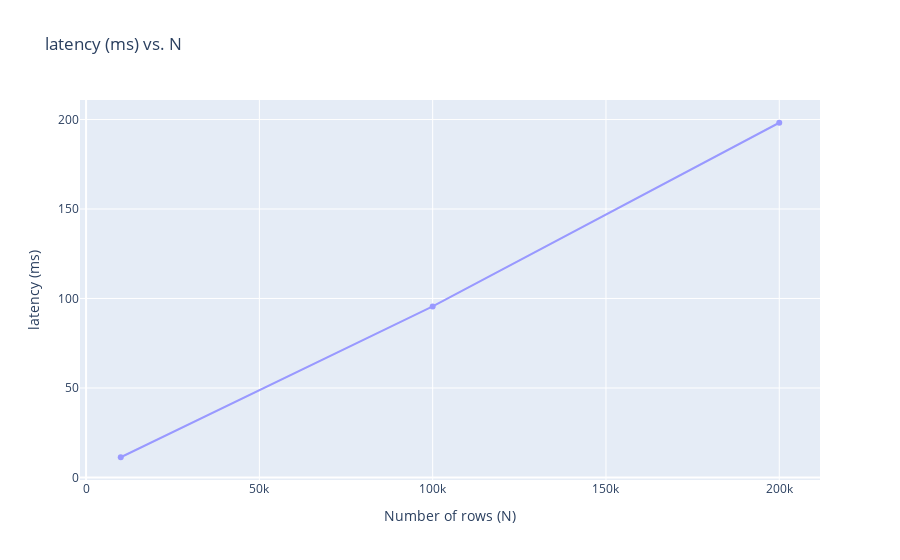
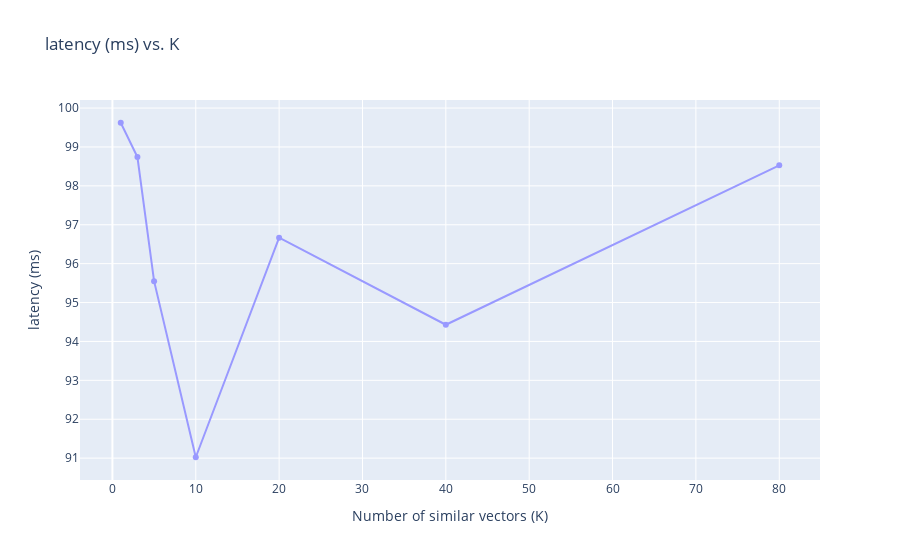
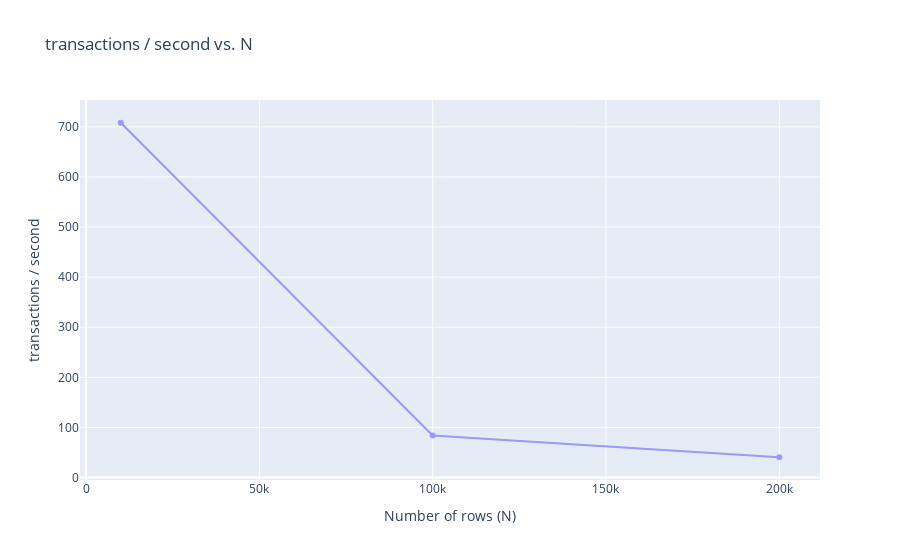
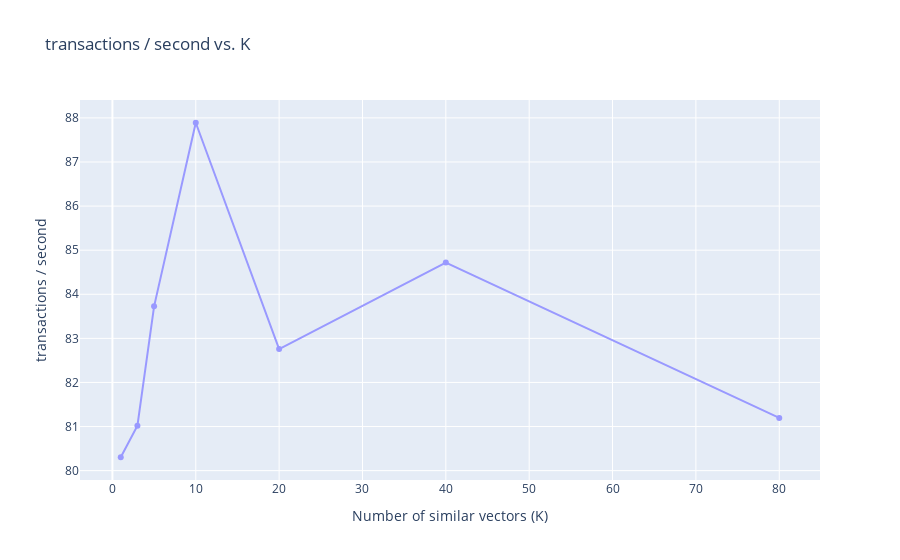

The notebook cell these images were saved under, in order:
### Markdown cell above
# Plot data

### Code cell
from select_experiment import plot_results
plot_results('sift')

### Figure 1 — Plotly figure (JSON) as saved in the notebook; plotly's stock layout.template omitted (floating-point values rounded to 4 significant figures)
{"data": [{"marker": {"color": "rgb(153,153,255)"}, "mode": "lines+markers", "name": "pgvector", "type": "scatter", "x": [10000, 100000, 200000], "y": [11.3, 95.55, 198.2]}], "layout": {"autosize": true, "title": {"text": "latency (ms) vs. N"}, "xaxis": {"autorange": true, "range": [-1942.0, 211900.0], "title": {"text": "Number of rows (N)"}, "type": "linear"}, "yaxis": {"autorange": true, "range": [-4.126, 213.6], "title": {"text": "latency (ms)"}, "type": "linear"}}}

### Figure 2 — Plotly figure (JSON) as saved in the notebook; plotly's stock layout.template omitted (floating-point values rounded to 4 significant figures)
{"data": [{"marker": {"color": "rgb(153,153,255)"}, "mode": "lines+markers", "name": "pgvector", "type": "scatter", "x": [1, 3, 5, 10, 20, 40, 80], "y": [99.62, 98.74, 95.55, 91.02, 96.67, 94.43, 98.53]}], "layout": {"autosize": true, "title": {"text": "latency (ms) vs. K"}, "xaxis": {"autorange": true, "range": [-3.965, 84.97], "title": {"text": "Number of similar vectors (K)"}, "type": "linear"}, "yaxis": {"autorange": true, "range": [90.31, 100.3], "title": {"text": "latency (ms)"}, "type": "linear"}}}

### Figure 3 — Plotly figure (JSON) as saved in the notebook; plotly's stock layout.template omitted (floating-point values rounded to 4 significant figures)
{"data": [{"marker": {"color": "rgb(153,153,255)"}, "mode": "lines+markers", "name": "pgvector", "type": "scatter", "x": [10000, 100000, 200000], "y": [708.2, 83.73, 40.37]}], "layout": {"autosize": true, "title": {"text": "transactions / second vs. N"}, "xaxis": {"autorange": true, "range": [-1942.0, 211900.0], "title": {"text": "Number of rows (N)"}, "type": "linear"}, "yaxis": {"autorange": true, "range": [-14.75, 763.3], "title": {"text": "transactions / second"}, "type": "linear"}}}

### Figure 4 — Plotly figure (JSON) as saved in the notebook; plotly's stock layout.template omitted (floating-point values rounded to 4 significant figures)
{"data": [{"marker": {"color": "rgb(153,153,255)"}, "mode": "lines+markers", "name": "pgvector", "type": "scatter", "x": [1, 3, 5, 10, 20, 40, 80], "y": [80.3, 81.02, 83.73, 87.89, 82.76, 84.72, 81.2]}], "layout": {"autosize": true, "title": {"text": "transactions / second vs. K"}, "xaxis": {"autorange": true, "range": [-3.965, 84.97], "title": {"text": "Number of similar vectors (K)"}, "type": "linear"}, "yaxis": {"autorange": true, "range": [79.68, 88.52], "title": {"text": "transactions / second"}, "type": "linear"}}}
